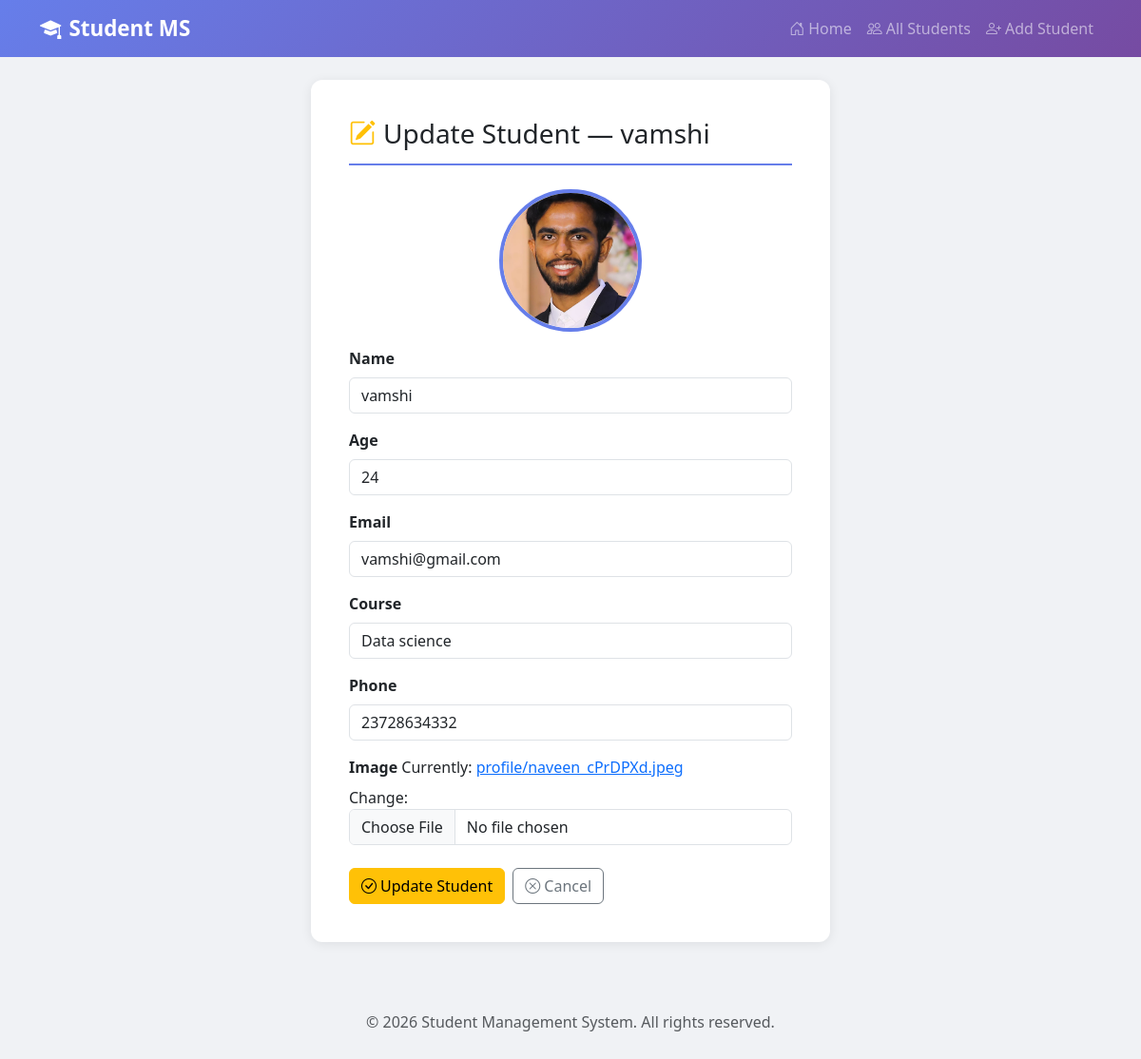
The page /update_student/3/ on the database its author committed.
### app/models.py (models this page shows, shortened)
class Student(models.Model):
    name = models.CharField(max_length=50)
    age = models.PositiveIntegerField()
    email = models.EmailField(unique=True)
    course = models.CharField(max_length=100,default="python")
    phone = models.CharField(max_length=50)
    image = models.ImageField(upload_to="profile/")

### app/views.py (the view)
# urls.py: path("update_student/<int:id>/",update_student,name="update_student"),
def update_student(request,id):
    student = get_object_or_404(Student,id=id)
    if request.method == "POST":
        form = StudentForm(request.POST,request.FILES,instance=student)
        if form.is_valid():
            form.save()
            messages.success(request,"Student updated successfully")
            return redirect("get_single_std",id=student.id)
        else:
            messages.error(request,"Please check your details")
    else:
        form = StudentForm(instance=student)
    return render(request,"update_std.html",{"student":student,"form":form})

### app/forms.py
class StudentForm(forms.ModelForm):
    class Meta:
        model = Student
        fields = ["name","age","email","course","phone","image"]
        widgets = {
            "name": forms.TextInput(attrs={"class":"form-control","placeholder":"Enter student name"}),
            "age": forms.NumberInput(attrs={"class":"form-control","placeholder":"Enter age"}),
            "email": forms.EmailInput(attrs={"class":"form-control","placeholder":"Enter email"}),
            "course": forms.TextInput(attrs={"class":"form-control","placeholder":"Enter course"}),
            "phone": forms.TextInput(attrs={"class":"form-control","placeholder":"Enter phone number"}),
            "image": forms.ClearableFileInput(attrs={"class":"form-control"}),
        }

### app/templates/update_std.html (shortened to what this page needs)
{% extends "base.html" %}
{% block content %}
<div class="row justify-content-center">
    <div class="col-md-8 col-lg-6">
        <div class="card p-4">
            <div class="card-body">
                <h3 class="page-header">
                    <i class="bi bi-pencil-square text-warning me-2"></i>Update Student — {{ student.name }}
                </h3>
                {% if student.image %}
                <div class="text-center mb-3">
                    <img src="{{ student.image.url }}" class="student-img-lg" alt="{{ student.name }}">
                </div>
                {% endif %}
                <form method="POST" enctype="multipart/form-data">
                    {% for field in form %}
                    <div class="mb-3">
                        <label for="{{ field.id_for_label }}" class="form-label fw-semibold">{{ field.label }}</label>
                        {{ field }}
                    </div>
                    {% endfor %}
                    <div class="d-flex gap-2 mt-4">
                        <button type="submit" class="btn btn-warning">
                            <i class="bi bi-check-circle me-1"></i>Update Student
                        </button>
                        <a href="{% url 'get_single_std' student.id %}" class="btn btn-outline-secondary">
                            <i class="bi bi-x-circle me-1"></i>Cancel
                        </a>
                    </div>
                </form>
            </div>
        </div>
    </div>
</div>
{% endblock %}

### app/templates/base.html (style rules this page uses)
body { background-color: #f0f2f5; font-family: 'Segoe UI', Tahoma, Geneva, Verdana, sans-serif; }
.card { border: none; border-radius: 12px; box-shadow: 0 2px 12px rgba(0,0,0,0.08); }
.page-header { margin-bottom: 25px; padding-bottom: 15px; border-bottom: 2px solid #667eea; }
.student-img-lg { width: 150px; height: 150px; object-fit: cover; border-radius: 50%; border: 4px solid #667eea; }

### rows shown on the page
Student: name "vamshi", image (picture), form "vamshi" "24" "vamshi@gmail.com" "Data science" "23728634332"

### other values the page prints
{{ field.label }} "Name" "Age" "Email" "Course" "Phone" "Image"
